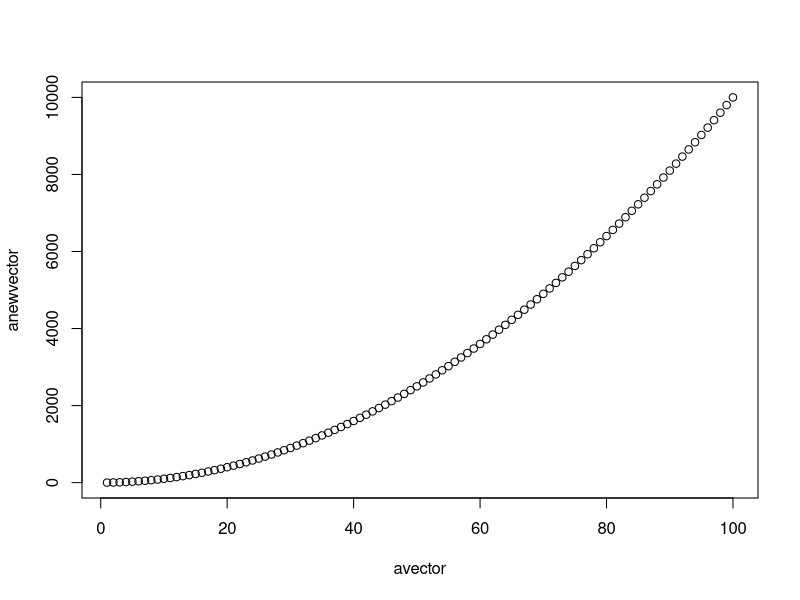
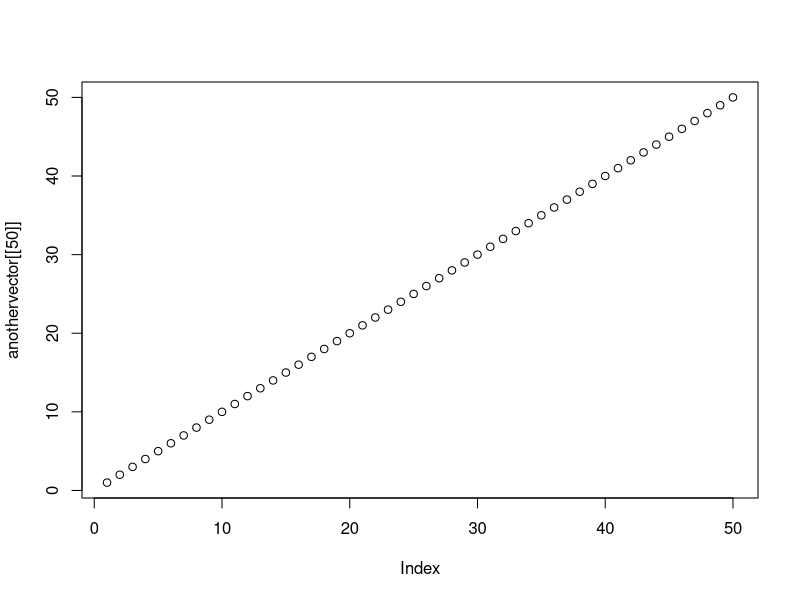
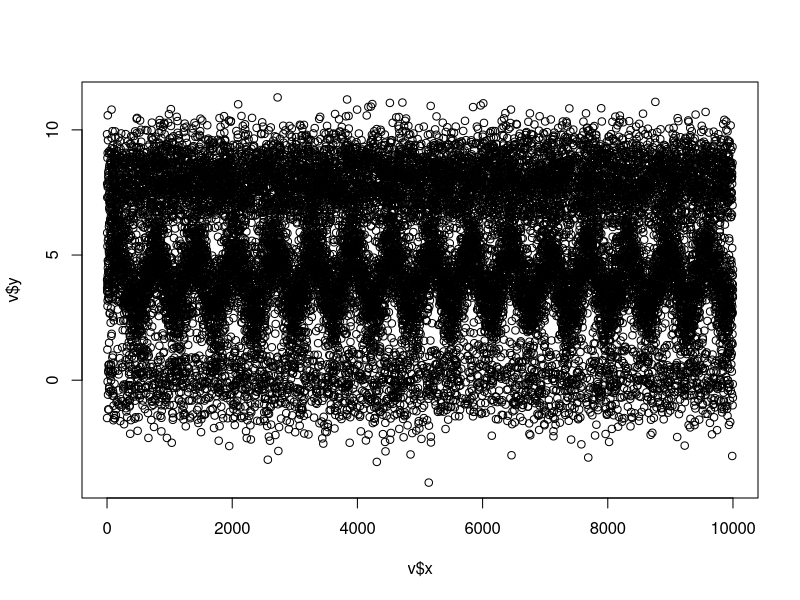
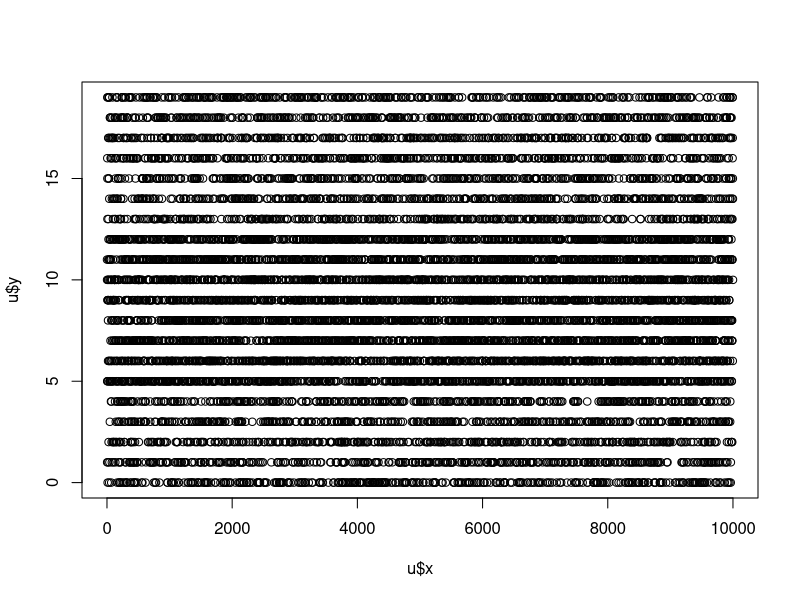
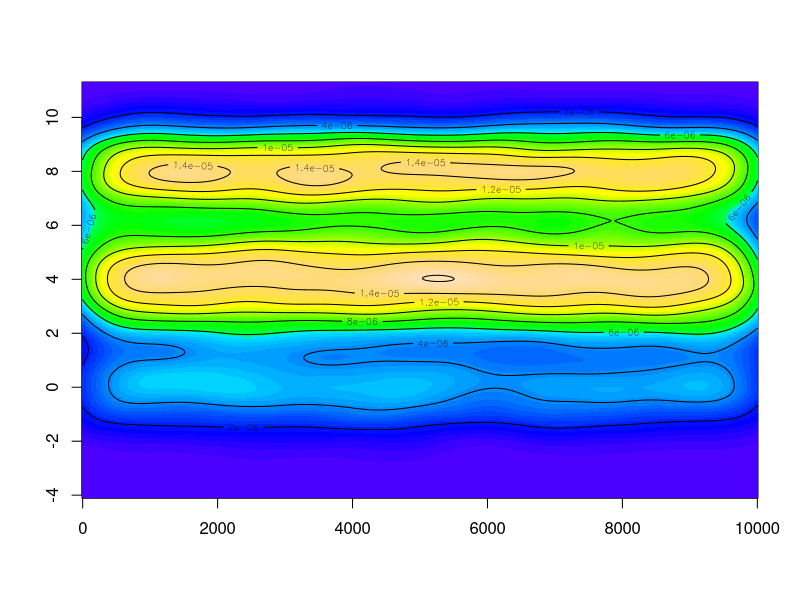
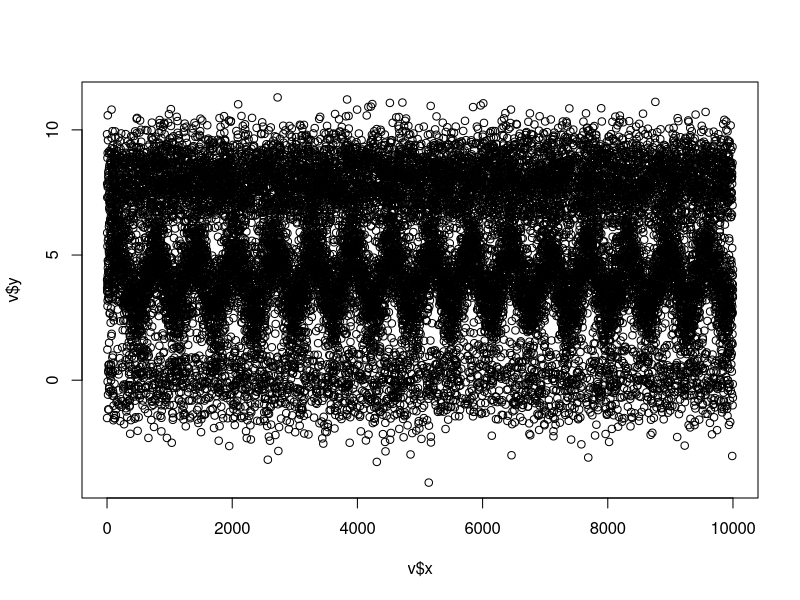
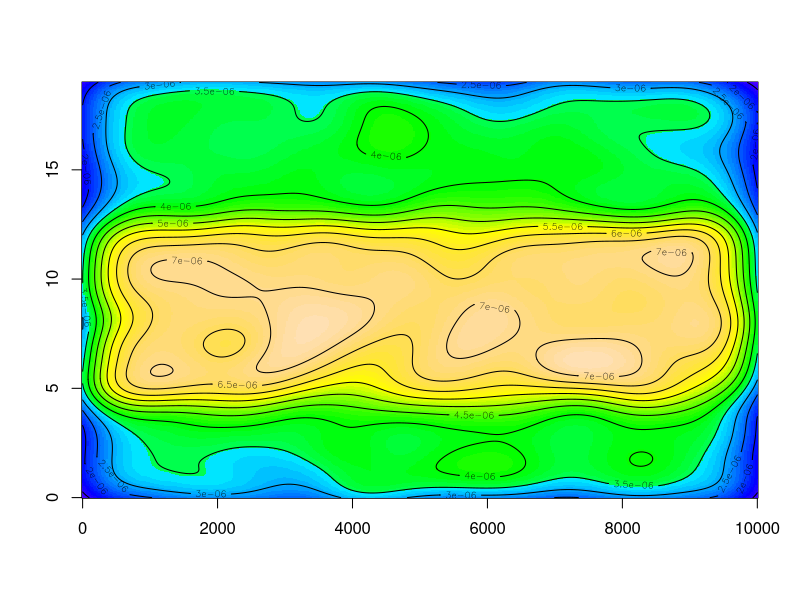
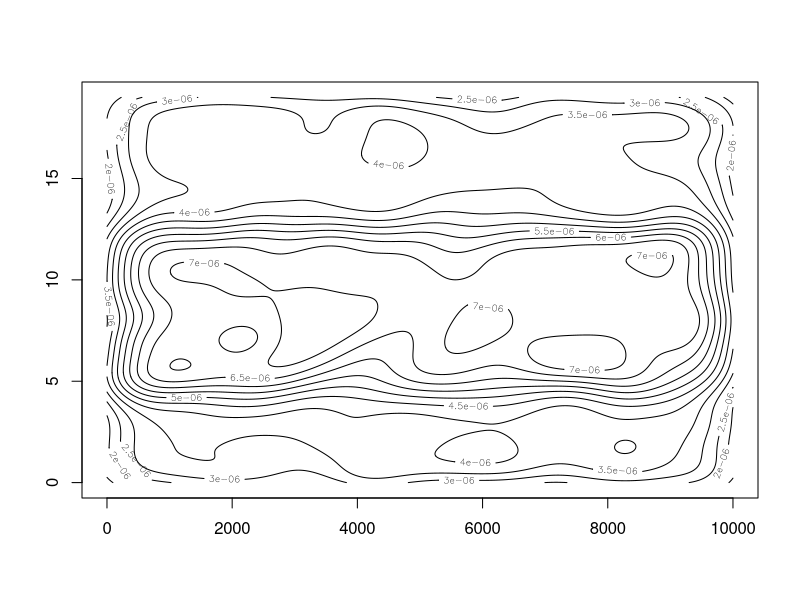

Generate these figures, in order, with R:
# R Plotting Demo Talk
# By abram hindle (abram.hindle@softwareprocess.es)
#    Department of Computing Science
#    University of Alberta
# FOR the Edmonton R User's Group!

# Code is CC0 no rights reserved 

# This talk is a live demo without slides

# For this demo you might to run these commands
# install.package("MASS")
# install.package("hexbin")
# install.package("gplots")
# install.package("ggplot2")
# install.package("corrplot")
X11.options(type="nbcairo")
# remedial:
avector <- c(1:100) # make a vector of 1 to 100
afunction <- function(x) { x * x } # make a function that squares
anewvector <- sapply(avector, afunction) # apply afunction to avector
# this line ^^^^ is equal to these lines
# anewvector <- c(1:100)
# for (i in 1:100) {
#     anewvector[i] <- afunction(avector[i])
# }
plot(avector,anewvector) # plot it

alistfunction <- function(x) { c(1:x) }
# return a list
anothervector <- sapply(avector, alistfunction) # apply afunction to avector
plot(anothervector[[50]]) # plot the 50th element (a list)

avector[50] # 50th element
anewvector[[50]] # 50th element in a list (often another list)
sapply(anothervector, max) # for all lists get the max value # returns a vector
lapply(anothervector, max) # for all lists get the max value # returns a list



require(MASS)

# Use case: Your data consists of points!
# So many points that they tend to overlap!
                                        
n <- 10000
v <- c()
# measurements of 10000 milliseconds
v$x <- trunc(runif(n)*n)
v$y <- c(rnorm(n/4), rnorm(3*n/4,mean=8))
v$x <- c(v$x, 1:n)
v$y <- c(v$y, (4 + sin(1:n/100) + rnorm(n)))
plot(v$x,v$y)

# example with duplicate measures
# Or grid data
u <- c()
u$x <- sample(c(1:n),n)
u$y <- c((1:(3*n/4) %% 20),(5 + (1:(n/4) %% 8)))
plot(u)

# In both cases there is too much overlap!

# But what does the data actually look like?
# What regions are we measuring?

# Density Plots
# kde2d does density plots of points
ncol <- 50 # number of colors
# topological colours, like islands
colors <- topo.colors(ncol) 
# n means 500x500 grid
d <- kde2d(v$x, v$y, n = c(500,500))
image(d,col=colors)
# add some contours to make the highpoints noticable
contour(d, add=T, nlevels=ncol/5)
# Do you see where the sinusoid is now?
plot(v)
# Ok let's see that on the grid data
d <- kde2d(u$x, u$y, n = c(500,500))
image(d,col=colors)
contour(d, add=T, nlevels=ncol/5)

contour(d, nlevels=ncol/5)
# See the overlap between the 2 datasets?

# But that's too smooth and touchy feely. 
library(hexbin)
# Hexbin can help us make a 2D Histogram with a nice legend, plus it avoid Grids
plot(hexbin(v$x,v$y))
# the sinusoid comes out!
plot(hexbin(u$x,u$y))
# the overlap is far more apparent

# GGplot can make it look nicer
library(ggplot2)
ggplot(data.frame(v), aes(v$x,v$y)) + # aes maps
  geom_hex() + # use hex
scale_fill_continuous(low = "blue", high = "red") # choose a colour range
# we can use bins
ggplot(data.frame(v), aes(v$x,v$y)) + 
  geom_bin2d()
# now for the integers
ggplot(data.frame(u), aes(u$x,u$y)) + 
  geom_bin2d()
ggplot(data.frame(u), aes(u$x,u$y)) + 
  geom_hex()

library(gplots)
hist2d(v$x,v$y)
hist2d(u$x,u$y)

# Use case: You have multiple runs and you collect statistics on each run

# the data
nwalks <- 30
walk <- c(1:nwalks)
walk[1] <- 0
for (x in 2:nwalks)  {
  walk[x] = walk[x-1] + runif(1) - 0.5
}
walks <- lapply(walk, function(x) { rnorm(1000, mean=x,sd=abs(runif(1))) })

# right let's look at it
plot(sapply(walks,mean),col="red")
lines(sapply(walks,median),col="green")
lines(sapply(walks,mean),col="red")
# lets see how big they can be
lines(sapply(walks,max))
# or small
lines(sapply(walks,min))


# oh wait that doesn't look right..
minwalk <- min(sapply(walks,min))
maxwalk <- max(sapply(walks,max))
# ylim lets us scale the plot better
plot(sapply(walks,mean),col="red")
plot(sapply(walks,mean),col="red",ylim=c(minwalk,maxwalk))
lines(sapply(walks,median),col="green")
lines(sapply(walks,mean),col="red")
lines(sapply(walks,max))
lines(sapply(walks,min))

# we can run a boxplot on it
boxplot(walks)

# we can also add lines to the boxplot
lines(sapply(walks,median),col="green")
lines(sapply(walks,mean),col="red")
lines(sapply(walks,max))
lines(sapply(walks,min))

# ok that's neat enough but can we color that region between min and max?
# 1st make a plot with nothing on it
plot(c(),xlim=c(1,length(walks)),ylim=c(minwalk,maxwalk),xaxt="n",ylab="Y Values",xlab="X Version",main="A title")
# xlim is

# from the R help(par) page:
#     ‘xaxt’ A character which specifies the x axis type.  Specifying
#          ‘"n"’ suppresses plotting of the axis.  The standard value is
#          ‘"s"’: for compatibility with S values ‘"l"’ and ‘"t"’ are
#          accepted but are equivalent to ‘"s"’: any value other than
#          ‘"n"’ implies plotting.
# polygon(c(1,5,10,5,1),c(1,10,1,1,1),col="red")

w <- c()
w$x <- c(1:length(walks))
w$x <- c(w$x,rev(w$x)) # from left to right, turn around right to left
w$y <- c(sapply(walks,max),rev(sapply(walks,min)))
# lty=2 dashed
polygon(w$x,w$y,col="lightgrey",border="grey",lty=2)
# ok now we add a boxplot..
boxplot(walks)
# ok what happened?
help(boxplot)
# right we have to tell it to ADD
plot(c(),xlim=c(1,length(walks)),ylim=c(minwalk,maxwalk),xaxt="n",ylab="Y Values",xlab="X Version",main="A title")
polygon(w$x,w$y,col="lightgrey",border="grey",lty=2)
boxplot(walks,add=1)
# uhhhh something doesn't look right
boxplot(walks,add=1,col="white")

# With polygon you can make some nice plots
plot(walk)
polygon(1:length(walk),walk,col="lightgrey",border="grey",lty=2)
# that doesn't look right does it.
plot(walk)
polygon(c(1:length(walk),rev(1:length(walk))),c(walk,0*(1:length(walk))),col="lightgrey",border="grey",lty=2)
points(walk)

#constant
below <- 1
# what about labels?
plot(walk,xaxt="n")
# ok no x axis label
axis(below,c(1:5,10,20,30),c("One","Two","Tree","Four","Five","Ten","Twenty","Thirty"))


library(corrplot)
# flatten our walks and show a correlation
corrplot(cor(sapply(walks,function(x){x}),method="spearman"))
image(cor(sapply(walks,function(x){x}),method="spearman"))
demo <- c()
demo$r <- rnorm(100,sd=0.001)
demo$s <- rnorm(100,sd=0.001)
demo$q <- runif(100)
demo$v <- runif(100)
corrplot(cor(data.frame(demo)))
